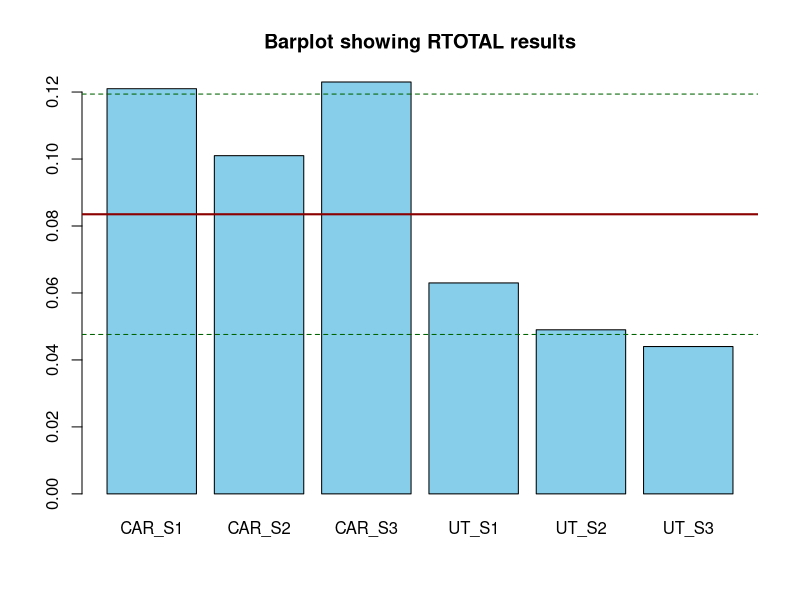
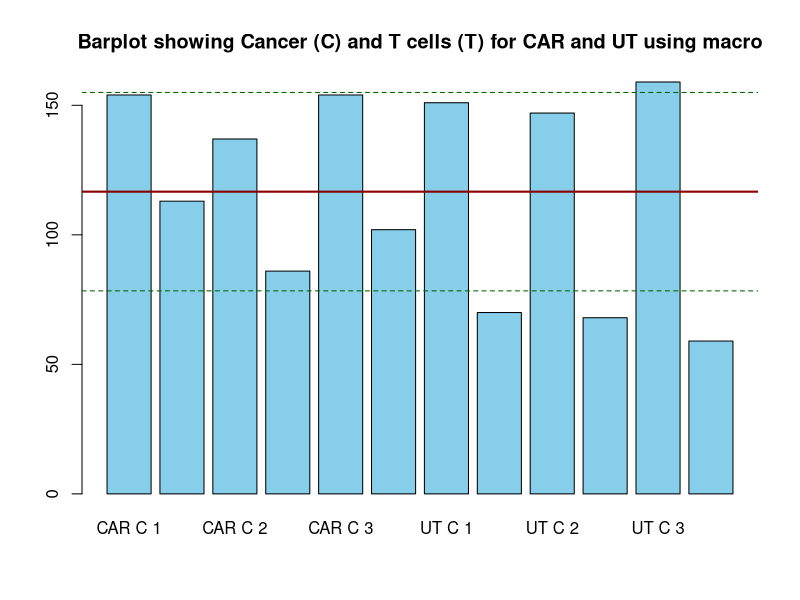

The R script that drew these images, in order:
#         Rtotal     m      b      %
CAR_S1 <- c(0.121, 0.007, 320.3, 34.58)
CAR_S2 <- c(0.101, 0.010, 329.3, 4.90)
CAR_S3 <- c(0.123, 0.013, 322.3, 2.68)

UT_S1 <- c(0.063, 0.003, 333.1, 3.47)
UT_S2 <- c(0.049, 0.002, 332.6, 1.65)
UT_S3 <- c(0.044, 0.002, 333.0, 1.49)

mean_value <- mean(c(0.121,0.101,0.123,0.063,0.049,0.044))
std_dev <- sd(c(0.121,0.101,0.123,0.063,0.049,0.044))

barplot(c(0.121,0.101,0.123,0.063,0.049,0.044),
        names.arg = c("CAR_S1", "CAR_S2", "CAR_S3", "UT_S1", "UT_S2", "UT_S3"),
        col ="skyblue",
        main = "Barplot showing RTOTAL results")
abline(h = mean_value, col = "darkred", lty = 1, lwd = 2)
abline(h = mean_value - std_dev, col = "darkgreen", lty = 2)
abline(h = mean_value + std_dev, col = "darkgreen", lty = 2)

cells <- c(154, 113, 137, 86, 154, 102, 151, 70, 147, 68, 159, 59)
cells_name <- c("CAR C 1", "CAR T 1", "CAR C 2", "CAR T 2", "CAR C 3", "CAR T 3", "UT C 1", "UT T 1", "UT C 2", "UT T 2", "UT C 3", "UT T 3")

mean_value = mean(cells)
std_dev = sd(cells)

barplot(cells,
        names.arg = cells_name,
        main = "Barplot showing Cancer (C) and T cells (T) for CAR and UT using macro",
        col = "skyblue")

abline(h = mean_value, col = "darkred", lty = 1, lwd = 2)
abline(h = mean_value - std_dev, col = "darkgreen", lty = 2)
abline(h = mean_value + std_dev, col = "darkgreen", lty = 2)
